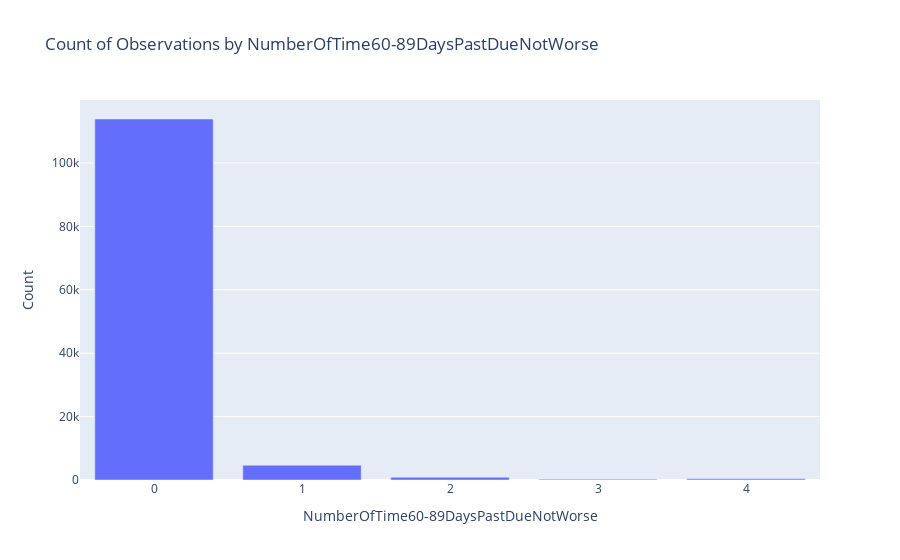

Notebook code cell kept with this figure:
### Code cell
eda_df['NumberOfTime60-89DaysPastDueNotWorse'] = eda_df['NumberOfTime60-89DaysPastDueNotWorse'].clip(upper=4)
counts2 = eda_df['NumberOfTime60-89DaysPastDueNotWorse'].value_counts().sort_index()

fig = px.bar(
    x=counts2.index,
    y=counts2.values,
    labels={'x': 'NumberOfTime60-89DaysPastDueNotWorse', 'y': 'Count'},
    title='Count of Observations by NumberOfTime60-89DaysPastDueNotWorse'
)

fig.show()

print('60-89 days past due not worse rows:', len(eda_df['NumberOfTime60-89DaysPastDueNotWorse']))

### Figure 1 — Plotly figure (JSON) as saved in the notebook; plotly's stock layout.template omitted (floating-point values rounded to 4 significant figures)
{"data": [{"hovertemplate": "NumberOfTime60-89DaysPastDueNotWorse=%{x}<br>Count=%{y}<extra></extra>", "legendgroup": "", "marker": {"color": "#636efa", "pattern": {"shape": ""}}, "name": "", "orientation": "v", "showlegend": false, "textposition": "auto", "type": "bar", "x": [0, 1, 2, 3, 4], "xaxis": "x", "y": [113859, 4656, 871, 258, 355], "yaxis": "y"}], "layout": {"barmode": "relative", "legend": {"tracegroupgap": 0}, "title": {"text": "Count of Observations by NumberOfTime60-89DaysPastDueNotWorse"}, "xaxis": {"anchor": "y", "domain": [0, 1], "title": {"text": "NumberOfTime60-89DaysPastDueNotWorse"}}, "yaxis": {"anchor": "x", "domain": [0, 1], "title": {"text": "Count"}}}}
